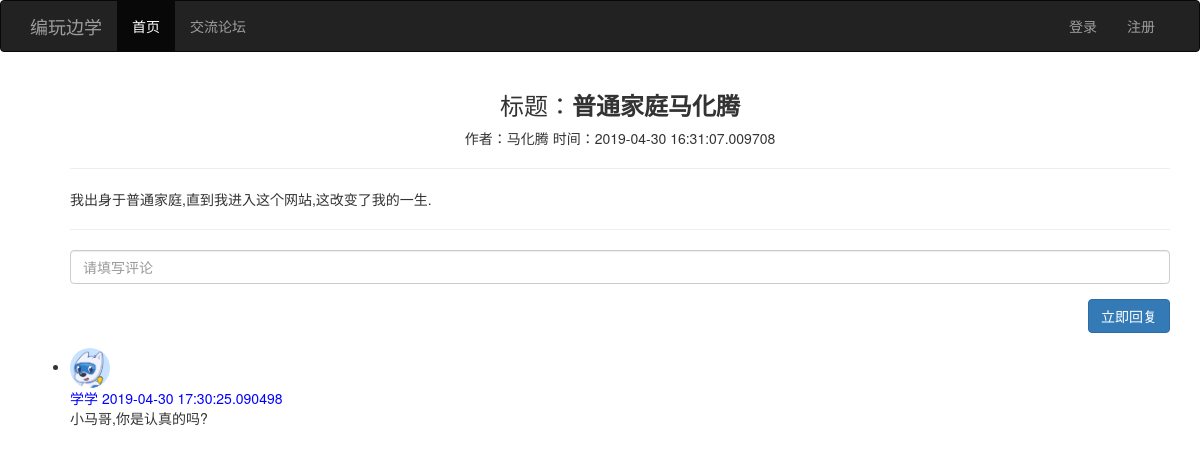
/detail/1, run on the app's committed database.
### main.py (models this page shows)
class Post(db.Model):
    __tablename__ = 'posts'
    id = db.Column(db.Integer, primary_key=True, autoincrement=True)
    title = db.Column(db.String(100), nullable=False)
    content = db.Column(db.Text, nullable=False)
    create_time = db.Column(db.DateTime, default=datetime.now)
    author_id = db.Column(db.Integer, db.ForeignKey('users.id'))
    author = db.relationship('User', backref=db.backref('posts'))

class User(db.Model):
    __tablename__ = 'users'
    id = db.Column(db.Integer, primary_key=True)
    username = db.Column(db.String(16), nullable=False, unique=True)
    password = db.Column(db.String(100), nullable=False)
    email = db.Column(db.String(64), nullable=True)
    address = db.Column(db.String(50), nullable=True)
    info = db.Column(db.String(100), nullable=True)
    stage = db.Column(db.Integer, default='0')
    real_avatar = db.Column(db.String(100))

class Comment(db.Model):
    __tablename__ = 'comments'
    id = db.Column(db.Integer, primary_key=True, autoincrement=True)
    content = db.Column(db.Text, nullable=False)
    create_time = db.Column(db.DateTime, default=datetime.now)
    post_id = db.Column(db.Integer, db.ForeignKey('posts.id'))
    author_id = db.Column(db.Integer, db.ForeignKey('users.id'))
    post = db.relationship('Post', backref=db.backref('comments'))
    author = db.relationship('User', backref=db.backref('comments'))

### main.py (the view)
@app.route('/detail/<post_id>')
def detail(post_id):
    post = Post.query.filter(Post.id == post_id).first()
    return render_template('detail.html', post=post)

### main.py (called while the page is built)
@app.context_processor
def my_context_processor():
    user_id = session.get('user_id')
    if user_id:
        user = User.query.filter(User.id == user_id).first()
        if user:
            return {'um': user}
    return {}

### templates/detail.html (shortened to what this page needs)
{% extends 'base.html' %}
{% block content %}
    <div class="container">
        <ul class="posts">
            <h3 class="page-title" align="center">标题：<strong>{{ post.title }}</strong></h3>
            <p align="center">
                <span>作者：{{ post.author.username }}</span>
                <span>时间：{{ post.create_time }}</span>
            </p>
            <hr>
            <p class="post-content">{{ post.content }}</p>
            <hr>
            <form action="{{ url_for('comment') }}" method="post">
                <div class="form-group">
                    <input name="comment_content" type="text" class="form-control" placeholder="请填写评论">
                </div>
                <div class="form-group" style="text-align: right;">
                    <button class="btn btn-primary">立即回复</button>
                </div>
            </form>
        </ul>
        <ul class="comments">
            {% for comment in post.comments %}
                <li class="comment">
                    <div class="comment-thumbnail">
                        <img style="width:40px;height:40px;border-radius:20px;"
                             src="{{ url_for('static',filename='code.png') }}" alt="" class="avatar">
                    </div>
                    <div class="comment-content">
                        <span style="color:blue">{{ comment.author.username }}</span>
                        <span style="color:blue">{{ comment.create_time }}</span>
                        <div class="comment-body">{{ comment.content }}</div>
                    </div>
                </li>
            {% endfor %}
        </ul>
    </div>
{% endblock %}

### data on the page
Post: title "普通家庭马化腾", create_time "2019-04-30 16:31:07.009708", content "我出身于普通家庭,直到我进入这个网站,这改变了我的一生."
User: author.username "马化腾"
Comment: author.username "学学", create_time "2019-04-30 17:30:25.090498", content "小马哥,你是认真的吗?"
